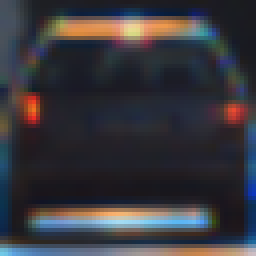
#> input picture test_images/vehicles/3.png, 64 x 64 px (shown 4 times larger)
$ jupyter execute --allow-errors 'Vehicle Detection.ipynb'   (shell and % lines are left out)   (older library calls are emulated)
#> lines starting #> are read from the running program, lines starting #| are printed output that depends on the picture
[cell 1]
import matplotlib.image as mpimg
import matplotlib.pyplot as plt
import numpy as np
import cv2
from skimage.feature import hog
import glob
import re
from sklearn.preprocessing import StandardScaler
from sklearn.svm import LinearSVC, SVC
from sklearn.model_selection import train_test_split
from moviepy.editor import VideoFileClip

## Features

[cell 2]
# [7 lines left out: function convert_color, not called in this run]

def get_hog_features(img, orient, pix_per_cell, cell_per_block,
                        vis=False, feature_vec=True):
    # Call with two outputs if vis==True
    if vis == True:
        features, hog_image = hog(img, orientations=orient,
                                  pixels_per_cell=(pix_per_cell, pix_per_cell),
                                  cells_per_block=(cell_per_block, cell_per_block),
                                  transform_sqrt=False,
                                  visualise=vis, feature_vector=feature_vec)
        return features, hog_image
    # Otherwise call with one output
    else:
        features = hog(img, orientations=orient,
                       pixels_per_cell=(pix_per_cell, pix_per_cell),
                       cells_per_block=(cell_per_block, cell_per_block),
                       transform_sqrt=False,
                       visualise=vis, feature_vector=feature_vec)
        return features

def bin_spatial(img, size=(32, 32)):
    color1 = cv2.resize(img[:,:,0], size).ravel()
    color2 = cv2.resize(img[:,:,1], size).ravel()
    color3 = cv2.resize(img[:,:,2], size).ravel()
    return np.hstack((color1, color2, color3))

def color_hist(img, nbins=32):    #bins_range=(0, 256)
    # Compute the histogram of the color channels separately
    channel1_hist = np.histogram(img[:,:,0], bins=nbins)
    channel2_hist = np.histogram(img[:,:,1], bins=nbins)
    channel3_hist = np.histogram(img[:,:,2], bins=nbins)
    # Concatenate the histograms into a single feature vector
    hist_features = np.concatenate((channel1_hist[0], channel2_hist[0], channel3_hist[0]))
    # Return the individual histograms, bin_centers and feature vector
    return hist_features

# Define a function to extract features from a LIST OF IMAGES
def extract_features(imgs, color_space='RGB', spatial_size=(32, 32),
                        hist_bins=32, orient=9,
                        pix_per_cell=8, cell_per_block=2, hog_channel=0,
                        spatial_feat=True, hist_feat=True, hog_feat=True):
    # Create a list to append feature vectors to
    features = []
    # Iterate through the list of images
    for file in imgs:
        file_features = []
        # Read in each one by one
        image = mpimg.imread(file)
        # apply color conversion if other than 'RGB'
        if color_space != 'RGB':
            if color_space == 'HSV':
                feature_image = cv2.cvtColor(image, cv2.COLOR_RGB2HSV)
            elif color_space == 'LUV':
                feature_image = cv2.cvtColor(image, cv2.COLOR_RGB2LUV)
            elif color_space == 'HLS':
                feature_image = cv2.cvtColor(image, cv2.COLOR_RGB2HLS)
            elif color_space == 'YUV':
                feature_image = cv2.cvtColor(image, cv2.COLOR_RGB2YUV)
            elif color_space == 'YCrCb':
                feature_image = cv2.cvtColor(image, cv2.COLOR_RGB2YCrCb)
        else: feature_image = np.copy(image)

        if spatial_feat == True:
            spatial_features = bin_spatial(feature_image, size=spatial_size)
            file_features.append(spatial_features)
        if hist_feat == True:
            # Apply color_hist()
            hist_features = color_hist(feature_image, nbins=hist_bins)
            file_features.append(hist_features)
        if hog_feat == True:
        # Call get_hog_features() with vis=False, feature_vec=True
            if hog_channel == 'ALL':
                hog_features = []
                for channel in range(feature_image.shape[2]):
                    hog_features.append(get_hog_features(feature_image[:,:,channel],
                                        orient, pix_per_cell, cell_per_block,
                                        vis=False, feature_vec=True))
                hog_features = np.ravel(hog_features)
            else:
                hog_features = get_hog_features(feature_image[:,:,hog_channel], orient,
                            pix_per_cell, cell_per_block, vis=False, feature_vec=True)
            # Append the new feature vector to the features list
            file_features.append(hog_features)
        features.append(np.concatenate(file_features))
    # Return list of feature vectors
    return features

# Define a function to extract features from A SINGLE IMAGE
# This function is very similar to extract_features()
# just for a single image rather than list of images
# [45 lines left out: function single_img_features, not called in this run]

[cell 3]
test_img = mpimg.imread('test_images/vehicles/3.png')
#> test_img is the input picture: shape (64, 64, 3) float32; mean R, G, B 0.219, 0.215, 0.239
test_img_gray = cv2.cvtColor(test_img, cv2.COLOR_RGB2GRAY)
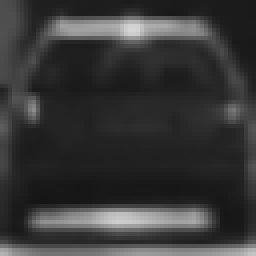
#> test_img_gray: shape (64, 64) float32 (shown 4 times larger); min 0.0825, max 0.843, mean 0.219
# test hog feature
_, hog_img = get_hog_features(test_img_gray, orient=9, pix_per_cell=8, cell_per_block=1, vis=True)
#> in get_hog_features, `features, hog_image = hog(img, orientations=orient, pixels_per_cell=(p..`: features = 576 values, max 1 at index 544, min 0 at index 3, mean 0.245
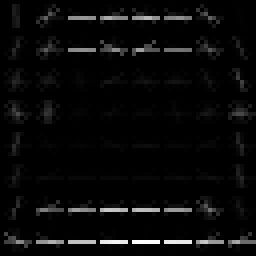
#> hog_img: shape (64, 64) float32 (shown 4 times larger); min 0, max 0.22, mean 0.00782; drawn with min black and max white
f, (ax1, ax2) = plt.subplots(1, 2, figsize=(10, 6))
ax1.imshow(test_img)
ax2.imshow(hog_img, cmap='gray')

## Train a model

[cell 4]
# Tune params
color_space = 'YCrCb' # Can be RGB, HSV, LUV, HLS, YUV, YCrCb
orient = 9  # HOG orientations
pix_per_cell = 8 # HOG pixels per cell
cell_per_block = 1 # HOG cells per block
hog_channel = 'ALL' # Can be 0, 1, 2, or "ALL"
spatial_size = (16, 16) # Spatial binning dimensions
hist_bins = 16    # Number of histogram bins
spatial_feat = True # Spatial features on or off
hist_feat = True # Histogram features on or off
hog_feat = True # HOG features on or off

[cell 5]
# load data
vehicles = glob.glob('data/vehicles/**/*.png', recursive=True)
non_vehicles = glob.glob('data/non-vehicles/**/*.png', recursive=True)

[cell 6]
# extract features
vehicle_features = extract_features(vehicles, color_space=color_space,
                        spatial_size=spatial_size, hist_bins=hist_bins,
                        orient=orient, pix_per_cell=pix_per_cell,
                        cell_per_block=cell_per_block,
                        hog_channel=hog_channel, spatial_feat=spatial_feat,
                        hist_feat=hist_feat, hog_feat=hog_feat)
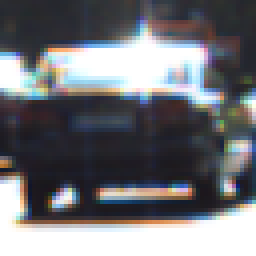
#> input picture test_images/vehicles/1.png, 64 x 64 px (shown 4 times larger)
#> in extract_features, image is the input picture: shape (64, 64, 3) float32; mean R, G, B 0.445, 0.449, 0.467
#> in bin_spatial, `color1 = cv2.resize(img[:,:,0], size).ravel()`: color1 = 256 values, max 1 at index 54, min 0.101 at index 194, mean 0.446
#> in bin_spatial, `color2 = cv2.resize(img[:,:,1], size).ravel()`: color2 = 256 values, max 0.603 at index 193, min 0.381 at index 48, mean 0.494
#> in bin_spatial, `color3 = cv2.resize(img[:,:,2], size).ravel()`: color3 = 256 values, max 0.638 at index 187, min 0.349 at index 67, mean 0.513
#> in extract_features, `spatial_features = bin_spatial(feature_image, size=spatial_size)`: spatial_features = 768 values, max 1 at index 54, min 0.101 at index 194, mean 0.484
#> in color_hist, `hist_features = np.concatenate((channel1_hist[0], channel2_hist[0], ch..`: hist_features = 48 values, max 2516 at index 23, min 2 at index 31, mean 256
#> after the loop in extract_features, `for channel in range(feature_image.shape[2]):`: hog_features = 3 items
#> in extract_features, `hog_features = np.ravel(hog_features)`: hog_features = 1728 values, max 1 at index 517, min 0 at index 33, mean 0.272
nonvehicle_features = extract_features(non_vehicles, color_space=color_space,
                        spatial_size=spatial_size, hist_bins=hist_bins,
                        orient=orient, pix_per_cell=pix_per_cell,
                        cell_per_block=cell_per_block,
                        hog_channel=hog_channel, spatial_feat=spatial_feat,
                        hist_feat=hist_feat, hog_feat=hog_feat)

# prepare X and y
#> (the rest of this cell did not finish here and is left out)

[cell 7]
from sklearn.model_selection import GridSearchCV

params = {'C': [0.01, 0.1, 1.0, 10.]}
# train the model
svc = LinearSVC()
clf = GridSearchCV(svc, params)
#> (the rest of this cell did not finish here and is left out)

#> (a cell that did not finish here is left out)

## Sliding window

[cell 9]
# Define a function that takes an image,
# start and stop positions in both x and y,
# window size (x and y dimensions),
# and overlap fraction (for both x and y)
def slide_window(img, x_start_stop=[None, None], y_start_stop=[None, None],
                    xy_window=(64, 64), xy_overlap=(0.5, 0.5)):
    # If x and/or y start/stop positions not defined, set to image size
    if x_start_stop[0] == None:
        x_start_stop[0] = 0
    if x_start_stop[1] == None:
        x_start_stop[1] = img.shape[1]
    if y_start_stop[0] == None:
        y_start_stop[0] = 0
    if y_start_stop[1] == None:
        y_start_stop[1] = img.shape[0]
    # Compute the span of the region to be searched
    xspan = x_start_stop[1] - x_start_stop[0]
    yspan = y_start_stop[1] - y_start_stop[0]
    # Compute the number of pixels per step in x/y
    nx_pix_per_step = np.int(xy_window[0]*(1 - xy_overlap[0]))
    ny_pix_per_step = np.int(xy_window[1]*(1 - xy_overlap[1]))
    # Compute the number of windows in x/y
    nx_buffer = np.int(xy_window[0]*(xy_overlap[0]))
    ny_buffer = np.int(xy_window[1]*(xy_overlap[1]))
    nx_windows = np.int((xspan-nx_buffer)/nx_pix_per_step)
    ny_windows = np.int((yspan-ny_buffer)/ny_pix_per_step)
    # Initialize a list to append window positions to
    window_list = []
    # Loop through finding x and y window positions
    # Note: you could vectorize this step, but in practice
    # you'll be considering windows one by one with your
    # classifier, so looping makes sense
    for ys in range(ny_windows):
        for xs in range(nx_windows):
            # Calculate window position
            startx = xs*nx_pix_per_step + x_start_stop[0]
            endx = startx + xy_window[0]
            starty = ys*ny_pix_per_step + y_start_stop[0]
            endy = starty + xy_window[1]

            # Append window position to list
            window_list.append(((startx, starty), (endx, endy)))
    # Return the list of windows
    return window_list

# Define a function you will pass an image
# and the list of windows to be searched (output of slide_windows())
# [29 lines left out: function search_windows, not called in this run]

# Define a function to draw bounding boxes
def draw_boxes(img, bboxes, color=(0, 0, 255), thick=6):
    # Make a copy of the image
    imcopy = np.copy(img)
    # Iterate through the bounding boxes
    for bbox in bboxes:
        # Draw a rectangle given bbox coordinates
        cv2.rectangle(imcopy, bbox[0], bbox[1], color, thick)
    # Return the image copy with boxes drawn
    return imcopy

[cell 10]
y_start_stop = [400, 600] # Min and max in y to search in slide_window()

# test on an image
test_image = mpimg.imread('test_images/test1.jpg')
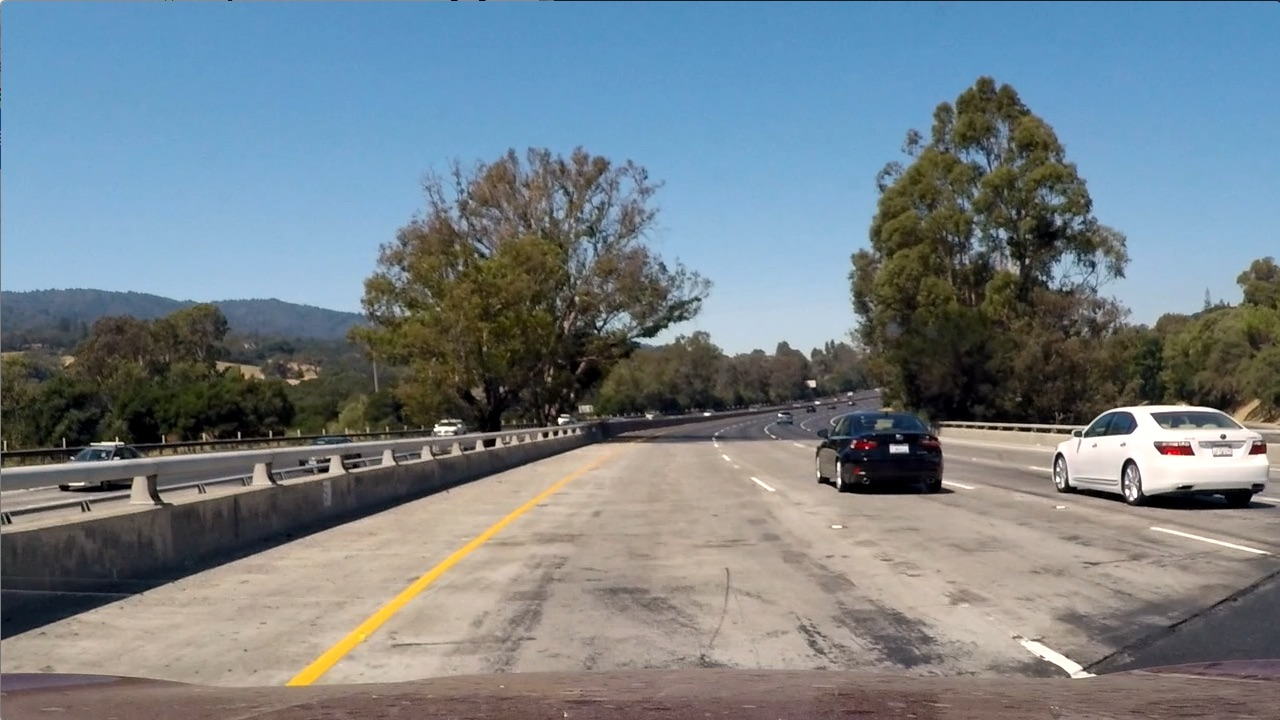
#> input picture test_images/test1.jpg, 1280 x 720 px
#> test_image is the input picture: shape (720, 1280, 3); mean R, G, B 117.5, 128.7, 135.5
draw_image = np.copy(test_image)

# Uncomment the following line if you extracted training
# data from .png images (scaled 0 to 1 by mpimg) and the
# image you are searching is a .jpg (scaled 0 to 255)
test_image = test_image.astype(np.float32)/255

windows = slide_window(test_image, x_start_stop=[None, None], y_start_stop=y_start_stop,
                    xy_window=(96, 96), xy_overlap=(0.5, 0.5))

#> (the rest of this cell did not finish here and is left out)

## Choose window size and xy limits

[cell 11]
# Helper function to display images in table
def show_images_in_table(images, table_size, fig_size=(10, 10), cmap=None, titles=None):

    sizex = table_size[0]
    sizey = table_size[1]
    fig, imtable = plt.subplots(sizey, sizex, figsize=fig_size, squeeze=False)
    for j in range(sizey):
        for i in range(sizex):
            im_idx = i + j*sizex
            if (isinstance(cmap, (list, tuple))):
                imtable[j][i].imshow(images[im_idx], cmap=cmap[i])
            else:
                im = images[im_idx]
                if len(im.shape)==3:
                    imtable[j][i].imshow(im)
                else:
                    imtable[j][i].imshow(im, cmap='gray')
            imtable[j][i].axis('off')
            if titles is not None:
                imtable[j][i].set_title(titles[im_idx], fontsize=32)
    fig.tight_layout()
    plt.show()

[cell 12]
# tuning parameters of sliding windows with different sizes and limits

image = mpimg.imread('test_images/test1.jpg')
window_img = np.copy(image)

sw_x_limits = [
    [None, None],
    [32, None],
    [412, 1280]]

sw_y_limits = [
    [400, 640],
    [400, 600],
    [390, 540]]

sw_window_size = [
    (128, 128),
    (96, 96),
    (80, 80)]

sw_overlap = [
    (0.5, 0.5),
    (0.5, 0.5),
    (0.5, 0.5)]

# create sliding windows
windows = slide_window(image, x_start_stop=sw_x_limits[0], y_start_stop=sw_y_limits[0],
                    xy_window=sw_window_size[0], xy_overlap=sw_overlap[0])

windows2 = slide_window(image, x_start_stop=sw_x_limits[1], y_start_stop=sw_y_limits[1],
                    xy_window=sw_window_size[1], xy_overlap=sw_overlap[1])

windows3 = slide_window(image, x_start_stop=sw_x_limits[2], y_start_stop=sw_y_limits[2],
                    xy_window=sw_window_size[2], xy_overlap=sw_overlap[2])


# show sliding windows
sliding_windows = []
sliding_windows.append(draw_boxes(np.copy(image), windows, color=(0, 0, 0), thick=4))
sliding_windows.append(draw_boxes(np.copy(image), windows2, color=(0, 0, 0), thick=4))
sliding_windows.append(draw_boxes(np.copy(image), windows3, color=(0, 0, 0), thick=4))

# drawing one of sliding windows in blue
sliding_windows[0] = draw_boxes(sliding_windows [0], [windows[9]], color=(0, 0, 255), thick=8)
#> call 4 of draw_boxes, with color = (0, 0, 255), thick = 8
#> after the loop in draw_boxes (call 4), `for bbox in bboxes:`:
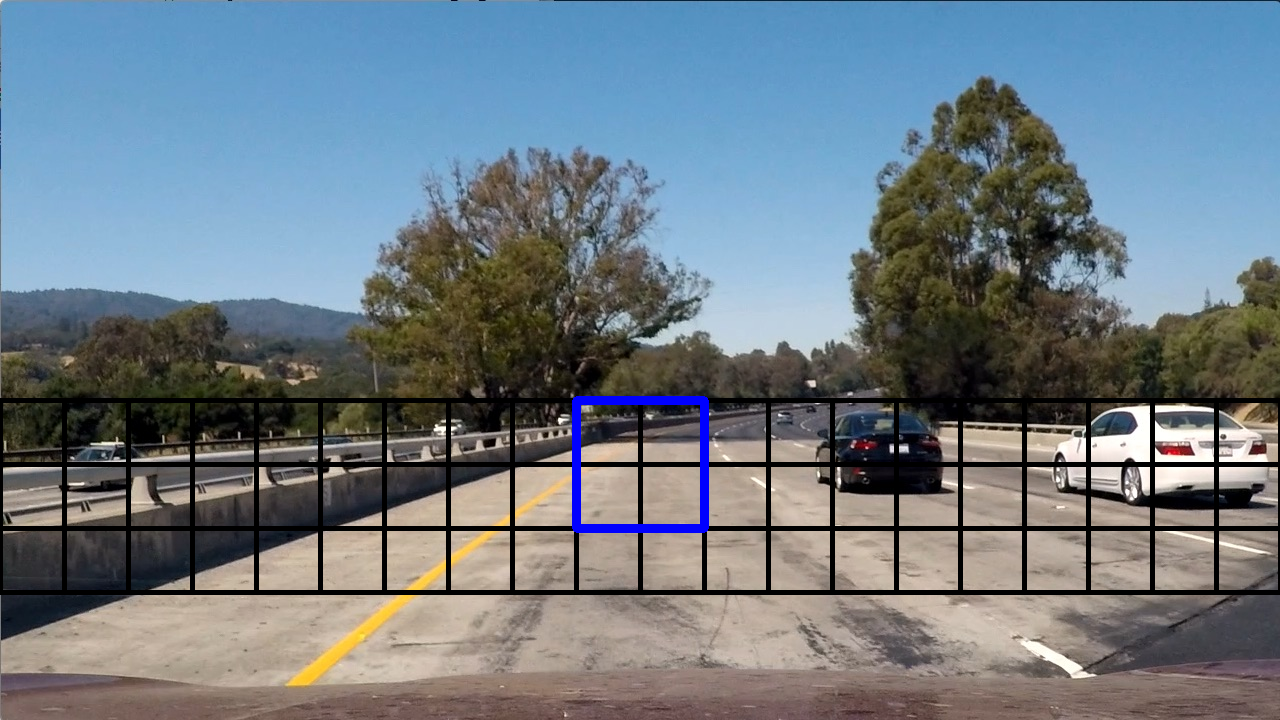
#> imcopy: shape (720, 1280, 3); mean R, G, B 111.2, 122.8, 131.4
sliding_windows[1] = draw_boxes(sliding_windows [1], [windows2[12]], color=(0, 0, 255), thick=8)
#> after the loop in draw_boxes (call 5), `for bbox in bboxes:`:
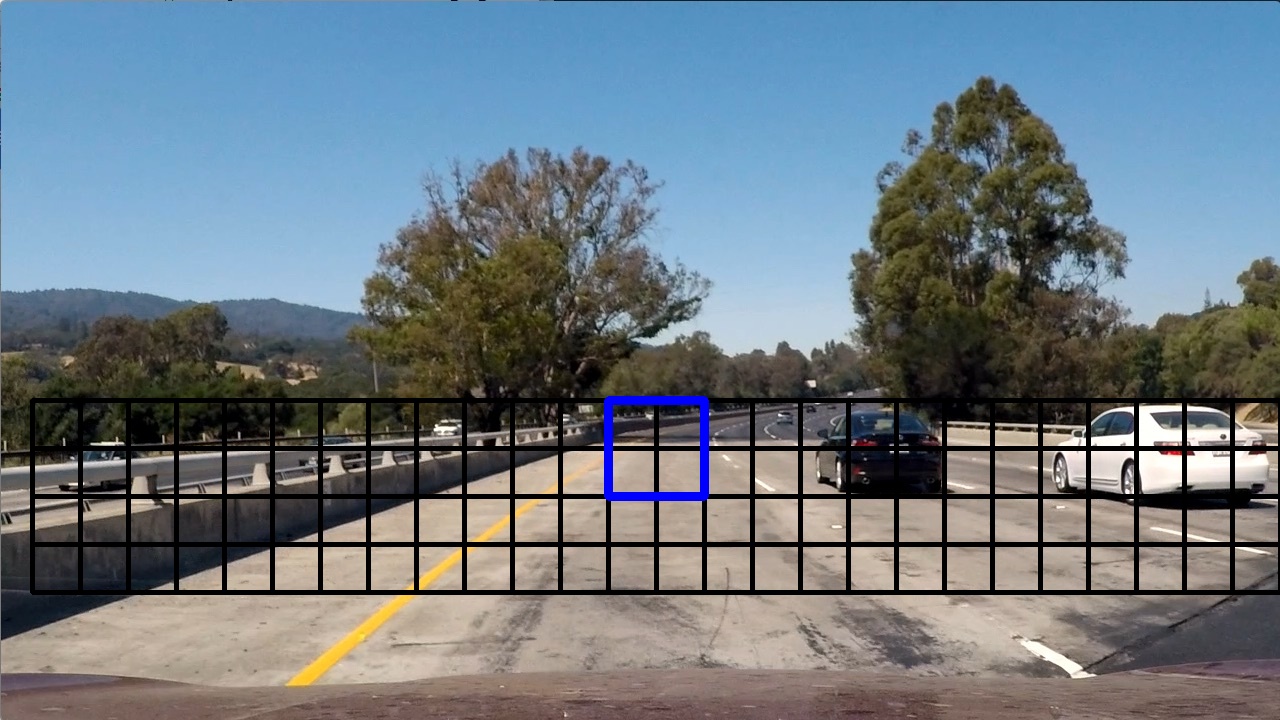
#> imcopy: shape (720, 1280, 3); mean R, G, B 109.8, 121.5, 129.9
sliding_windows[2] = draw_boxes(sliding_windows [2], [windows3[5]], color=(0, 0, 255), thick=8)
#> after the loop in draw_boxes (call 6), `for bbox in bboxes:`:
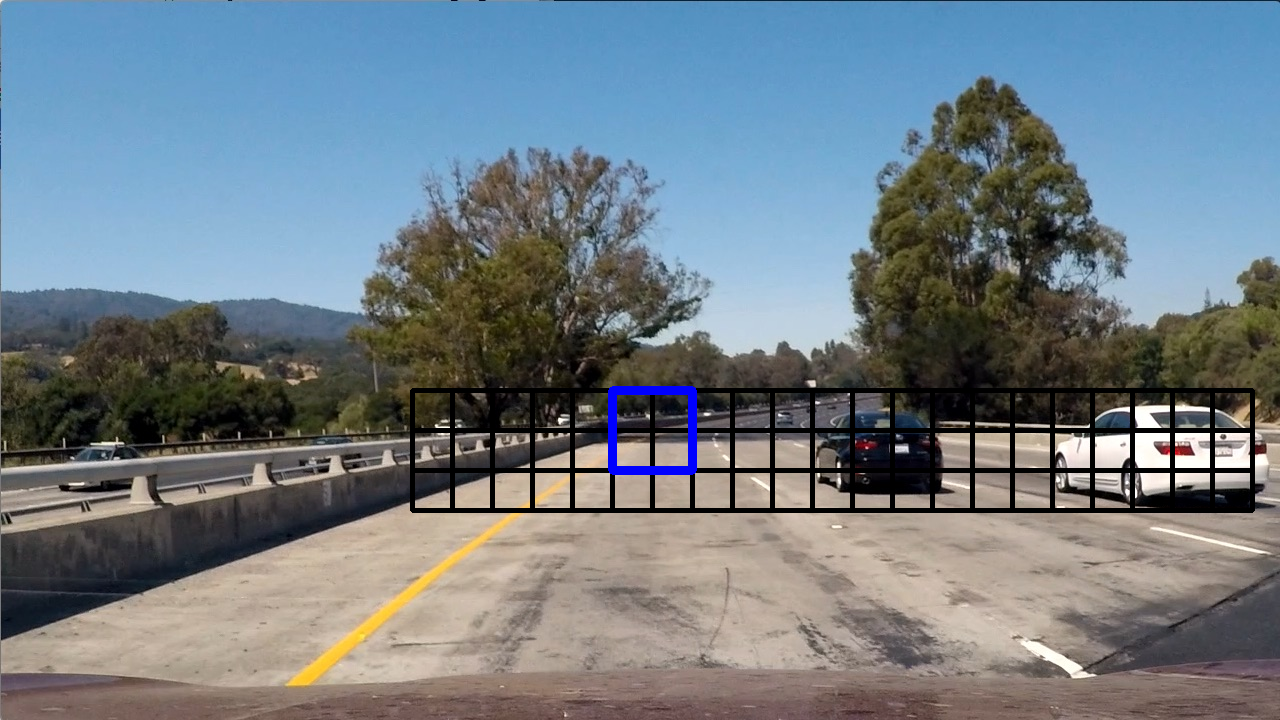
#> imcopy: shape (720, 1280, 3); mean R, G, B 113.6, 125, 132.9

sw_titles = [
    '128 x 128 windows',
    '96 x 96',
    '80 x 80']

show_images_in_table(sliding_windows, (3, 1), fig_size=(20, 14), titles=sw_titles)

## Use heatmap to remove false positives

[cell 13]
def get_hot_boxes(image):

    dst = np.copy(image)
    all_hot_windows = []

    # iterate over previousely defined sliding windows
    for x_limits, y_limits, window_size, overlap in zip(sw_x_limits, sw_y_limits, sw_window_size, sw_overlap):

        windows = slide_window(
            dst,
            x_start_stop=x_limits,
            y_start_stop=y_limits,
            xy_window=window_size,
            xy_overlap=overlap)

        hot_windows = search_windows(image, windows, svc, X_scaler, color_space=color_space,
                            spatial_size=spatial_size, hist_bins=hist_bins,
                            orient=orient, pix_per_cell=pix_per_cell,
                            cell_per_block=cell_per_block,
                            hog_channel=hog_channel, spatial_feat=spatial_feat,
                            hist_feat=hist_feat, hog_feat=hog_feat)

        all_hot_windows.extend(hot_windows)

        dst = draw_boxes(dst, hot_windows, color=(0, 0, 1), thick=4)

    return all_hot_windows, dst

# [32 lines left out: functions get_heat_map, apply_threshold, draw_labeled_bboxes, not called in this run]

[cell 14]
from scipy.ndimage.measurements import label

image_orig = mpimg.imread('test_images/test1.jpg')

# Uncomment the following line if you extracted training
# data from .png images (scaled 0 to 1 by mpimg) and the
# image you are searching is a .jpg (scaled 0 to 255)
heatmap_test_img = image_orig.astype(np.float32)/255

# hot boxes
#> (the rest of this cell did not finish here and is left out)

## Combined and apply on video

#> (a cell that did not finish here is left out)

[cell 16]
recent_heatmaps = []

# [32 lines left out: function pipeline, not called in this run]

[cell 17]
def process_video(input_path, output_path):
    clip = VideoFileClip(input_path)

    # uncomment to operate on individual frames
#     image = clip.get_frame(8./30)
#     r = process_image(image)
#     plt_show (r/255)

    result = clip.fl_image(pipeline)
    result.write_videofile(output_path, audio=False)

[cell 18]
process_video('project_video.mp4', 'project_video_result.mp4')
#> (the call stopped at in process_video, `clip = VideoFileClip(input_path)`: moviepy is not available in this run)
